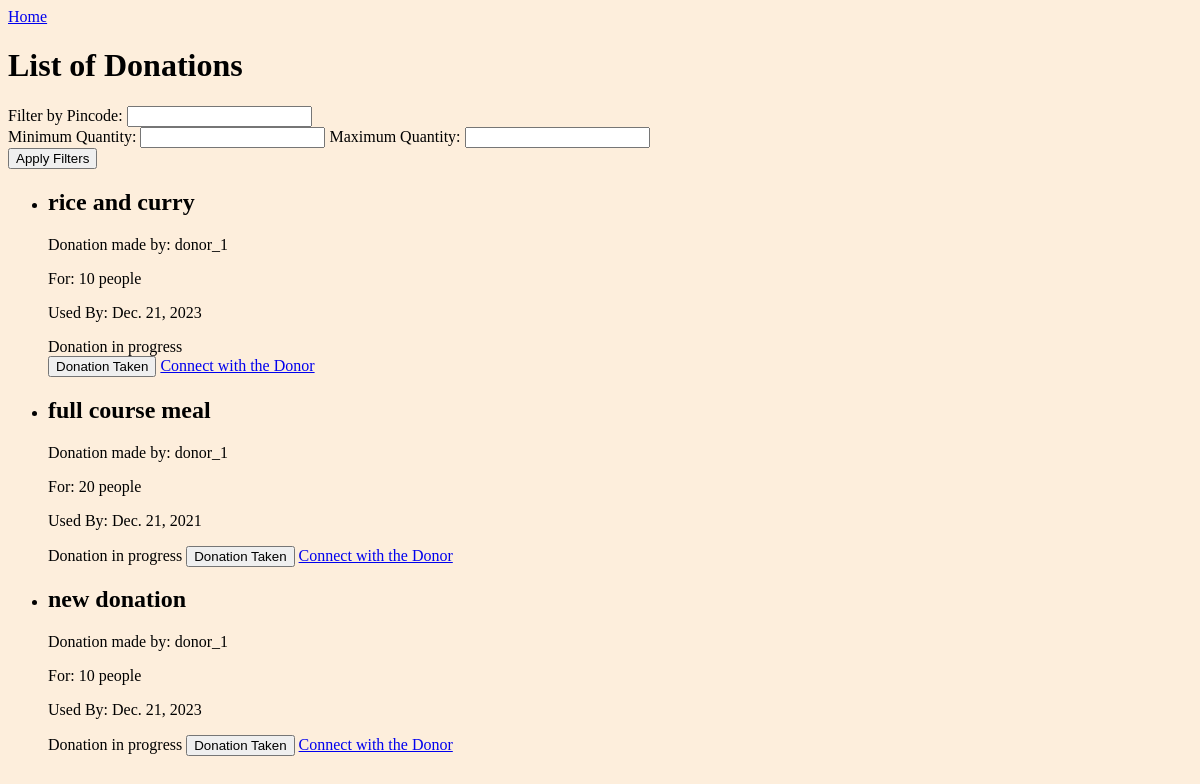
/list/, run on an earlier commit of the app's database.
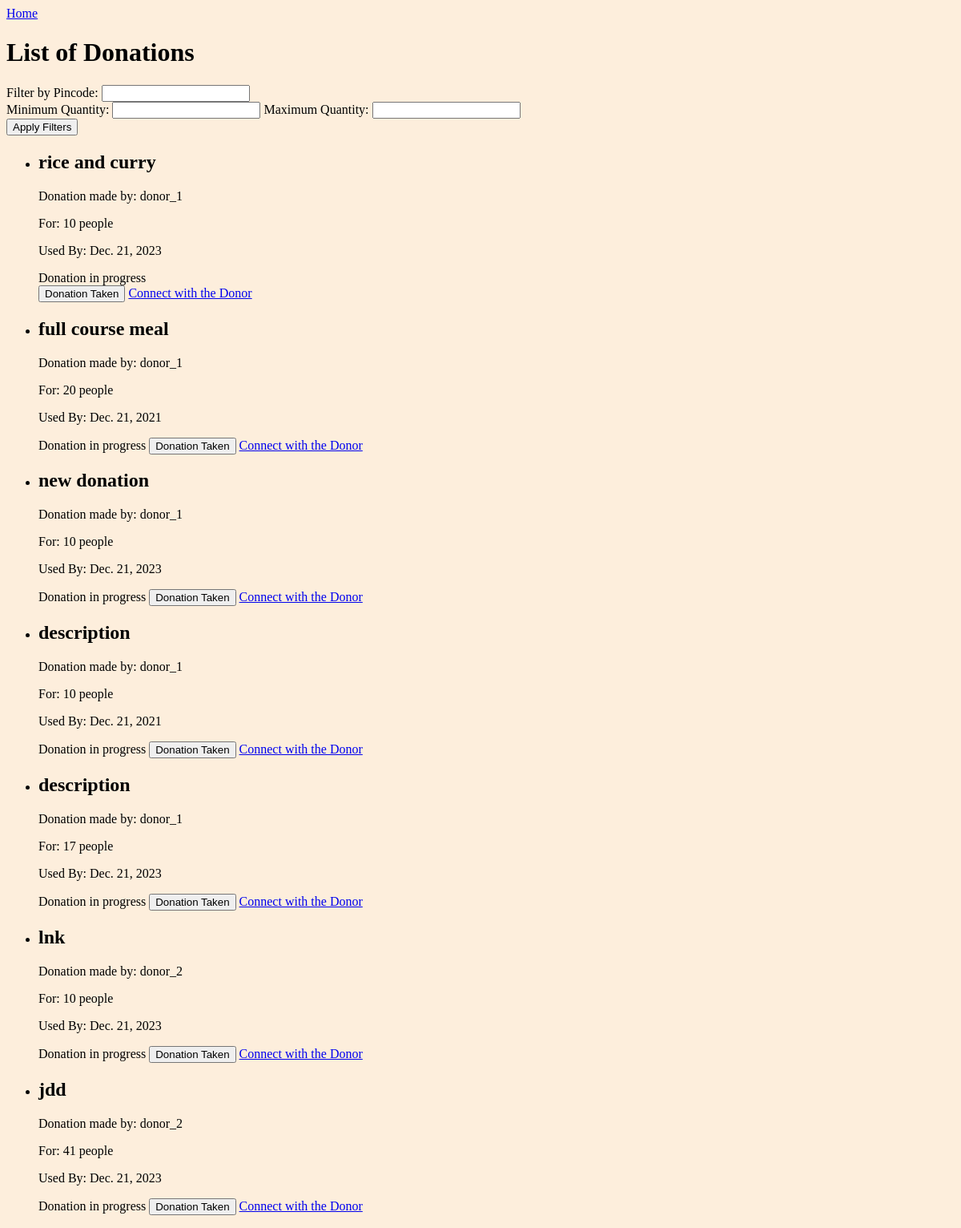
And on a later commit of the database.
### inventory/models.py (models this page shows, shortened)
class donations(models.Model):
    HOME_FOOD = 'homefood'
    PARTY = 'party'
    RESTAURANT = 'restro'
    OTHER = 'other'
    TYPE_CHOICES = [
        (HOME_FOOD, 'Home Food'),
        (PARTY, 'Party'),
        (RESTAURANT, 'Restaurant'),
        (OTHER, 'Other'),
    ]
    id = models.AutoField(primary_key=True)
    donor_id = models.ForeignKey(donor, on_delete=models.CASCADE)
    ngo_id = models.ForeignKey(ngo, on_delete=models.CASCADE, related_name='ngo_donations', blank=True, null=True)
    donation_date = models.DateField(null=True)
    exp_date = models.DateField()
    longitude = models.DecimalField(decimal_places=10,max_digits=15)
    latitude = models.DecimalField(decimal_places=10,max_digits=15)
    pincode = models.ForeignKey("pincode", on_delete=models.CASCADE,null=True)
    quantity = models.IntegerField()
    desc = models.TextField()
    status = models.BooleanField(default=True)
    status2 = models.BooleanField(default=True)
    type = models.CharField(max_length=10, choices=TYPE_CHOICES, default=OTHER)

class donor(AbstractUser):
    donor_name = models.CharField(max_length=255)
    email = models.EmailField(max_length=95)
    phone_no = models.IntegerField(default=123456789)
    points = models.PositiveBigIntegerField(default=0)
    longitude = models.DecimalField(decimal_places=10,max_digits=15,default=0.000)
    latitude = models.DecimalField(decimal_places=10,max_digits=15,default=0.000)
    pincode = models.ForeignKey(pincode, on_delete=models.CASCADE,null=True)
    is_ngo = models.BooleanField(default=False)
    groups = models.ManyToManyField(Group, related_name='donor_groups')
    user_permissions = models.ManyToManyField(
        Permission,
        related_name='donor_user_permissions',
    )
    objects = DonorManager()

### inventory/views.py (the view)
# urls.py: path("list/",donations_list, name="donations_list"),
def donations_list(request):
    codes = request.GET.get('pincode')
    min_quantity = request.GET.get('min_quantity',0)
    max_quantity = request.GET.get('max_quantity',100)
    if codes is not None and min_quantity is not None and max_quantity is not None and min_quantity != '' and codes != ''and max_quantity != '':
        donation = donations.objects.filter( Q(pincode__code=codes) &  Q(quantity__range=(min_quantity, max_quantity)) & (Q(status=True) | Q(status2=True)))
    elif codes is not None  and  min_quantity != '' and codes == ''and max_quantity != '':
        donation = donations.objects.filter ( Q(pincode__code=request.user.pincode.code) & Q(quantity__range=(min_quantity, max_quantity)) &  (Q(status=True) | Q(status2=True)))
    elif codes is not None  and  min_quantity == '' and codes != ''and max_quantity == '':
        donation = donations.objects.filter( Q(pincode__code=codes) & Q(quantity__range=(0, 500)) & (Q(status=True) | Q(status2=True)))
    else:
        donation = donations.objects.filter(Q(status=True) | Q(status2=True))
    return render(request, "inventory/donations_list.html", {'donations': donation})

### inventory/templates/inventory/donations_list.html (shortened to what this page needs)
{% block content %}
<header>
  <a href="{% url 'ngo_home' %}" class="navbar-brand">Home</a>
</header>
<body><h1>List of Donations</h1>
  <form method="get">
    <label for="pincode">Filter by Pincode:</label>
    <input type="text" name="pincode" id="pincode" value="{{ request.GET.pincode }}">
    <br>
    <label for="min_quantity">Minimum Quantity:</label>
    <input type="number" name="min_quantity" id="min_quantity" value="{{ request.GET.min_quantity }}">
    <label for="max_quantity">Maximum Quantity:</label>
    <input type="number" name="max_quantity" id="max_quantity" value="{{ request.GET.max_quantity }}">
    <br>
    <button type="submit">Apply Filters</button>
  </form>
  <ul class="donation-list">
    {% for donation in donations %}
      <li>
        <div class="donation-info">
          <h2>{{ donation.desc|truncatechars:20 }}{% if donation.desc|length > 20 %}...{% endif %}</h2>
          <p>Donation made by: {{ donation.donor_id.donor_name }}</p>
          <p>For: {{ donation.quantity }} people</p>
          <p>Used By: {{ donation.exp_date }}</p>
        </div>
        {% if donation.status2 %}
        Donation in progress
        <form method="post" action="{% url 'update_donation_status_ngo' %}">
          <button type="submit">Donation Taken</button>
        {% else %}
        Donation Taken
         </form>
        {% endif %}
        <a href="{% url 'donation-details' donation.id %}" class="btn btn-primary">Connect with the Donor</a>
      </li>
    {% empty %}
      <li>No donations found.</li>
    {% endfor %}
  </ul></body>
{% endblock %}

What changed in the data, as far as the page shows it:
added donations: desc "description", donor_id.donor_name "donor_1", quantity "10", exp_date "Dec. 21, 2021"
added donations: desc "description", donor_id.donor_name "donor_1", quantity "17", exp_date "Dec. 21, 2023"
added donations: desc "lnk", donor_id.donor_name "donor_2", quantity "10", exp_date "Dec. 21, 2023"
added donations: desc "jdd", donor_id.donor_name "donor_2", quantity "41", exp_date "Dec. 21, 2023"
